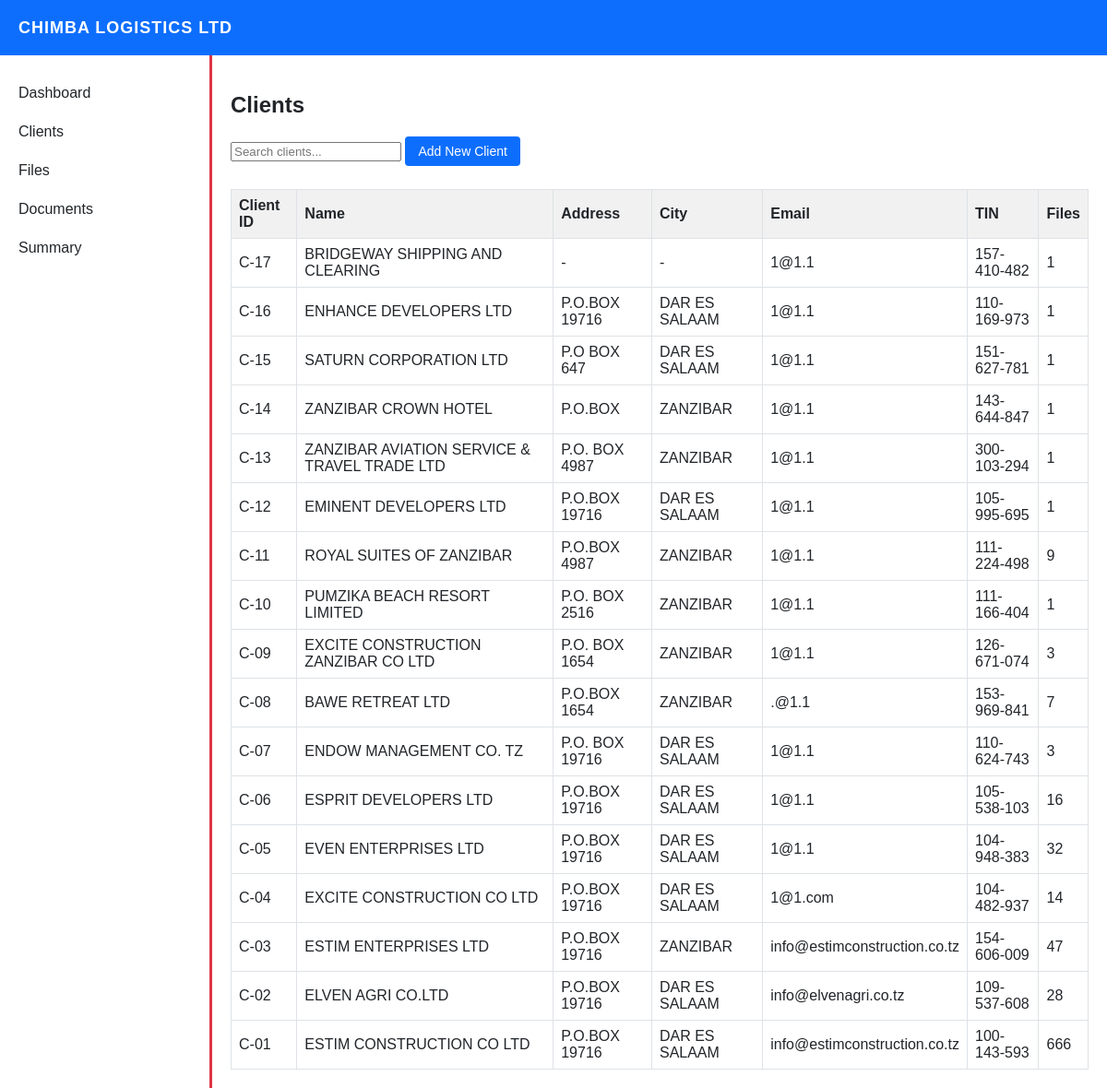
The app's page /pages/clients.php with its own data.
### tables this page shows
CREATE TABLE `clients` (
  `id` int(11) NOT NULL,
  `client_id` varchar(50) NOT NULL,
  `name` varchar(255) NOT NULL,
  `address` text DEFAULT NULL,
  `city` varchar(100) DEFAULT NULL,
  `email` varchar(255) DEFAULT NULL,
  `tin` varchar(100) DEFAULT NULL,
  `created_at` timestamp NOT NULL DEFAULT current_timestamp()
);

### helpers/functions.php (called while the page is built, shortened)
<?php
function e($string) {
    return htmlspecialchars($string ?? '', ENT_QUOTES, 'UTF-8');
}
function clientFilesCount($pdo, $clientId) {
    $stmt = $pdo->prepare("SELECT COUNT(*) FROM files WHERE client_id = ?");
    $stmt->execute([$clientId]);
    return (int) $stmt->fetchColumn();
}

### pages/clients.php (the view, shortened to what this page needs)
<?php
require_once '../config/database.php';
require_once '../helpers/functions.php';
include '../includes/header.php';
?>
<h2>Clients</h2>
<input type="text" id="clientSearch" placeholder="Search clients..."
       class="form-control" style="margin-bottom:15px; max-width:300px;">
<button class="btn btn-primary no-print" style="margin-bottom:15px;"
        onclick="openModal('clientModal')">Add New Client</button>
<table class="table table-bordered">
    <thead>
        <tr>
            <th>Client ID</th>
            <th>Name</th>
            <th>Address</th>
            <th>City</th>
            <th>Email</th>
            <th>TIN</th>
            <th>Files</th>
        </tr>
    </thead>
    <tbody id="clientsTable">
        <?php
        $stmt = $pdo->query("SELECT * FROM clients ORDER BY created_at DESC");
        $clients = $stmt->fetchAll();
        foreach ($clients as $client) {
            $fileCount = clientFilesCount($pdo, $client['id']);
            echo "<tr>
                <td>".e($client['client_id'])."</td>
                <td>".e($client['name'])."</td>
                <td>".e($client['address'])."</td>
                <td>".e($client['city'])."</td>
                <td>".e($client['email'])."</td>
                <td>".e($client['tin'])."</td>
                <td>$fileCount</td>
            </tr>";
        }
        ?>
    </tbody>
</table>
<?php include '../includes/footer.php'; ?>

### includes/header.php (shortened to what this page needs)
<!DOCTYPE html>
<html lang="en">
<head>
</head>
<body>
<div class="navbar no-print">
    <div class="brand">CHIMBA LOGISTICS LTD</div>
</div>
<div class="wrapper">
    <div class="sidebar no-print">
        <a href="../pages/dashboard.php">Dashboard</a>
        <a href="../pages/clients.php">Clients</a>
        <a href="../pages/files.php">Files</a>
        <a href="../pages/documents.php">Documents</a>
        <a href="../pages/summary.php">Summary</a>
    </div>
    <div class="main-content">

### includes/footer.php (shortened to what this page needs)
</div>
</div>
</body>
</html>

### includes/header.php (style rules this page uses)
* { box-sizing: border-box; }
body { margin: 0; font-family: Arial, Helvetica, sans-serif; background: #f8f9fa; color: #212529; }
.navbar { height: 60px; background: #0d6efd; color: #ffffff; display: flex; align-items: center; padding: 0 20px; }
.navbar .brand { font-size: 18px; font-weight: bold; letter-spacing: 1px; }
.wrapper { display: flex; min-height: calc(100vh - 60px); }
.sidebar { width: 230px; background: #ffffff; border-right: 3px solid #dc3545; padding-top: 20px; }
.sidebar a { display: block; padding: 12px 20px; color: #212529; text-decoration: none; font-weight: 500; }
.main-content { flex: 1; padding: 20px; background: #ffffff; }
.btn { padding: 8px 14px; border: none; cursor: pointer; font-size: 14px; border-radius: 4px; }
.btn-primary { background: #0d6efd; color: #ffffff; }
table { width: 100%; border-collapse: collapse; margin-top: 10px; }
table th, table td { border: 1px solid #dee2e6; padding: 8px; text-align: left; }
table th { background: #f1f1f1; font-weight: bold; }

### records on screen
clients: client "C-17", name "BRIDGEWAY SHIPPING AND CLEARING", address "-", city "-", email "1@1.1", tin "157-410-482", fileCount "1"
clients: client "C-16", name "ENHANCE DEVELOPERS LTD", address "P.O.BOX 19716", city "DAR ES SALAAM", email "1@1.1", tin "110-169-973", fileCount "1"
clients: client "C-15", name "SATURN CORPORATION LTD", address "P.O BOX 647", city "DAR ES SALAAM", email "1@1.1", tin "151-627-781", fileCount "1"
clients: client "C-14", name "ZANZIBAR CROWN HOTEL", address "P.O.BOX", city "ZANZIBAR", email "1@1.1", tin "143-644-847", fileCount "1"
clients: client "C-13", name "ZANZIBAR AVIATION SERVICE & TRAVEL TRADE LTD", address "P.O. BOX 4987", city "ZANZIBAR", email "1@1.1", tin "300-103-294", fileCount "1"
clients: client "C-12", name "EMINENT DEVELOPERS LTD", address "P.O.BOX 19716", city "DAR ES SALAAM", email "1@1.1", tin "105-995-695", fileCount "1"
clients: client "C-11", name "ROYAL SUITES OF ZANZIBAR", address "P.O.BOX 4987", city "ZANZIBAR", email "1@1.1", tin "111-224-498", fileCount "9"
clients: client "C-10", name "PUMZIKA BEACH RESORT LIMITED", address "P.O. BOX 2516", city "ZANZIBAR", email "1@1.1", tin "111-166-404", fileCount "1"
clients: client "C-09", name "EXCITE CONSTRUCTION ZANZIBAR CO LTD", address "P.O. BOX 1654", city "ZANZIBAR", email "1@1.1", tin "126-671-074", fileCount "3"
clients: client "C-08", name "BAWE RETREAT LTD", address "P.O.BOX 1654", city "ZANZIBAR", email ".@1.1", tin "153-969-841", fileCount "7"
clients: client "C-07", name "ENDOW MANAGEMENT CO. TZ", address "P.O. BOX 19716", city "DAR ES SALAAM", email "1@1.1", tin "110-624-743", fileCount "3"
clients: client "C-06", name "ESPRIT DEVELOPERS LTD", address "P.O.BOX 19716", city "DAR ES SALAAM", email "1@1.1", tin "105-538-103", fileCount "16"
clients: client "C-05", name "EVEN ENTERPRISES LTD", address "P.O.BOX 19716", city "DAR ES SALAAM", email "1@1.1", tin "104-948-383", fileCount "32"
clients: client "C-04", name "EXCITE CONSTRUCTION CO LTD", address "P.O.BOX 19716", city "DAR ES SALAAM", email "1@1.com", tin "104-482-937", fileCount "14"
clients: client "C-03", name "ESTIM ENTERPRISES LTD", address "P.O.BOX 19716", city "ZANZIBAR", email "info@estimconstruction.co.tz", tin "154-606-009", fileCount "47"
clients: client "C-02", name "ELVEN AGRI CO.LTD", address "P.O.BOX 19716", city "DAR ES SALAAM", email "info@elvenagri.co.tz", tin "109-537-608", fileCount "28"
clients: client "C-01", name "ESTIM CONSTRUCTION CO LTD", address "P.O.BOX 19716", city "DAR ES SALAAM", email "info@estimconstruction.co.tz", tin "100-143-593", fileCount "666"
